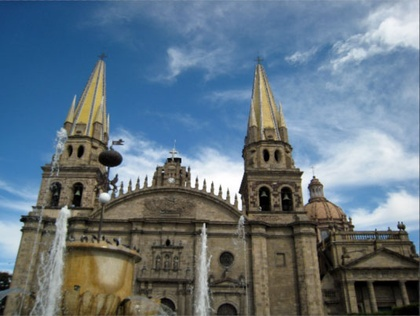
%> input picture Assignment2/prespective.jpg, 420 x 316 px, shrunk from 535 x 402 before the run
$ octave Q1_main.m   (GNU Octave 9; MATLAB toolbox functions it lacks are replaced by stand-ins)
%> lines starting %> are read from the running program, lines starting %| are printed output that depends on the picture
%> further down, I1 is the input picture: size 316x420x3 uint8; mean R, G, B 100.2, 117.1, 130.1
### Assignment2/adjustBrightness.m
%% Computer Vision Course - Assignment 02

%% Q1 - Mohammadamin Lari - Student# 66427311

function [outputim] = adjustBrightness(inputim,per,typ)
%> called with per = 75, typ = 'b'
    % checking Grayscale input image
    [rows, columns, numberOfColorChannels] = size(inputim);
%> rows = 316; columns = 420; numberOfColorChannels = 3
    if numberOfColorChannels > 1
        inputim = rgb2gray(inputim);
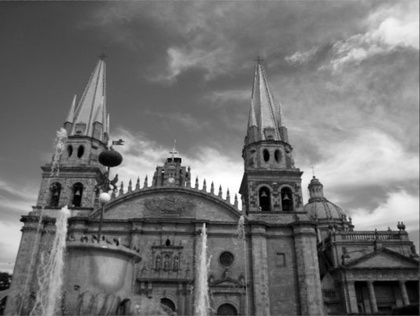
%> inputim: size 316x420 uint8; min 0, max 255, mean 113.5
    end
    inputim = im2double(inputim);
%> inputim: size 316x420 double
    figure , imshow(inputim);
    title("Grayscale Input Image");

    outputim = inputim;
    [h,w] = size(inputim);
%> h = 316; w = 420
    for i = 1:h
        for j = 1:w
            if typ == 'b'
                outputim(i,j) = inputim(i,j)*(1+(per/100));
            elseif typ == 'd'
                outputim(i,j) = inputim(i,j)*(1-(per/100));
            end
        end
    end
    if typ ~= 'b' && typ ~= 'd'
        disp('Unvalid input! Please either enter "b" to brighten or "d" to darken the image.');
    end
    figure , imshow(outputim);
%> after `imshow(outputim)`:
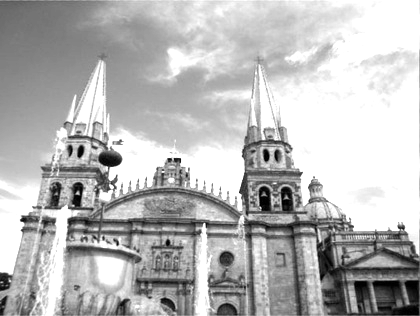
%> displayed picture: size 316x420, on the screen's scale of 0 to 255; min 0, max 255, mean 183.2
    title("Modified Image");
end

### Assignment2/Q1_main.m
%% Computer Vision Course - Assignment 02

%% Q1 - Mohammadamin Lari - Student# 66427311

clc
close all
clear all

I1 = imread('prespective.jpg');
I2 = adjustBrightness(I1,75,'b');
